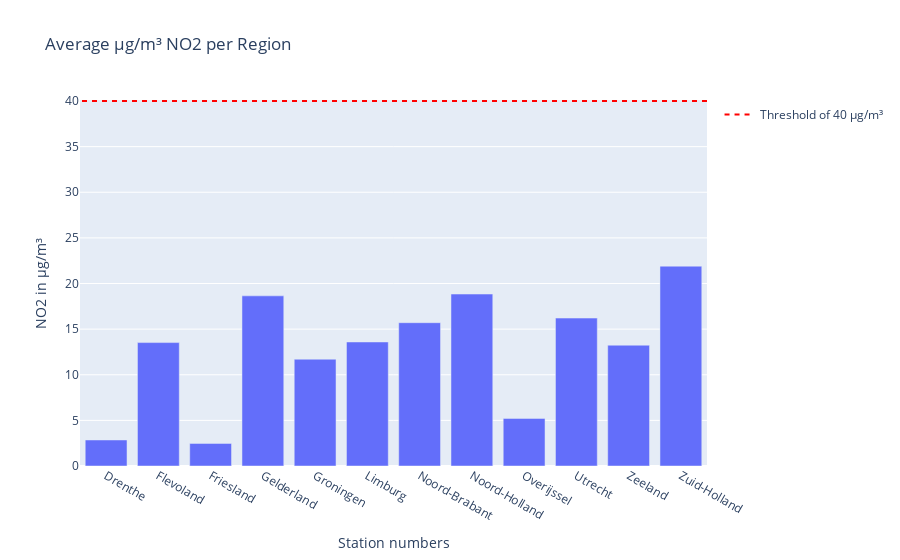

The notebook cell saved with this chart:
### Code cell
import plotly.express as px
import plotly.graph_objects as go

pv = ['Groningen', 'Friesland', 'Drenthe', 'Overijssel', 'Gelderland', 'Flevoland',
      'Utrecht', 'Noord-Holland', 'Zuid-Holland', 'Noord-Brabant', 'Limburg', 'Zeeland' ]

pv_mean = meanprovince[meanprovince['RegioS'].isin(pv)]
bar = px.bar(meanprovince, x='RegioS' , y= dfposts_NO2.groupby('RegioS')['value'].mean(), title='Average µg/m³ NO2 per Region')
bar.update_layout(yaxis_title='NO2 in µg/m³', xaxis_title= "Station numbers", barmode='group') 
#bar.add_shape(type='line', y0=40, y1=40, xref='paper', x0=0, x1=1, line_color='red')
bar.add_shape(
    legendrank=1,
    showlegend=True,
    type="line",
    xref="paper",
    line=dict(dash="5px", color='red'),
    x0=1,
    x1=0,
    y0=40,
    y1=40,
    name='Threshold of 40 µg/m³'
)

bar.show()

### Figure 1 — Plotly figure (JSON) as saved in the notebook; plotly's stock layout.template omitted (floating-point values rounded to 4 significant figures)
{"data": [{"alignmentgroup": "True", "hovertemplate": "RegioS=%{x}<br>y=%{y}<extra></extra>", "legendgroup": "", "marker": {"color": "#636efa", "pattern": {"shape": ""}}, "name": "", "offsetgroup": "", "orientation": "v", "showlegend": false, "textposition": "auto", "type": "bar", "x": ["Drenthe", "Flevoland", "Friesland", "Gelderland", "Groningen", "Limburg", "Noord-Brabant", "Noord-Holland", "Overijssel", "Utrecht", "Zeeland", "Zuid-Holland"], "xaxis": "x", "y": [2.852, 13.53, 2.477, 18.65, 11.7, 13.59, 15.7, 18.84, 5.217, 16.21, 13.24, 21.9], "yaxis": "y"}], "layout": {"barmode": "group", "legend": {"tracegroupgap": 0}, "shapes": [{"legendrank": 1, "line": {"color": "red", "dash": "5px"}, "name": "Threshold of 40 µg/m³", "showlegend": true, "type": "line", "x0": 1, "x1": 0, "xref": "paper", "y0": 40, "y1": 40}], "title": {"text": "Average µg/m³ NO2 per Region"}, "xaxis": {"anchor": "y", "domain": [0, 1], "title": {"text": "Station numbers"}}, "yaxis": {"anchor": "x", "domain": [0, 1], "title": {"text": "NO2 in µg/m³"}}}}
